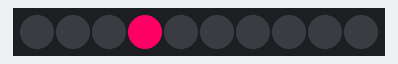
Bench run of a sketch on a simulated ESP32. Parts: 10 RGB LEDs in strip order, left to right.

Above: at 0.1 s.
At 1.1 s:
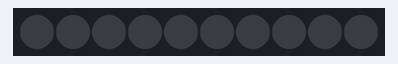

The sketch:

LED_strip_barebone_DIMIA.ino
```cpp
/* LEDstrip Barebone | AIR Lab DIMIA led strip workshop 2024
 *
 * The code serves as an absolut minimum for working with LED strips and the ESP32
 *
 * Syntax for changing color:
 * leds[number of LED] = CRGB(Red value, Green value, Blue value); (Values are 0-255)
 * FastLED.show()
 *
 */

#include <FastLED.h>
#define NUM_LEDS 10
#define DATA_PIN 23

CRGB leds[NUM_LEDS];


void setup()
{
  FastLED.addLeds<NEOPIXEL, DATA_PIN>(leds, NUM_LEDS);
  for (int i = 0; i < NUM_LEDS; i++){
    leds[i] = CRGB(0,0,0); // turn off all LEDs in array
  }
  FastLED.show(); // send data to LED strip
}


void loop()
{
  // turn on LED [3] (the fourth)
  leds[3] = CRGB(255,0,100);
  FastLED.show();
  delay(1000); // wait 1 sec

  // turn off LED [3] (the fourth)
  leds[3] = CRGB(0,0,0);
  FastLED.show();
  delay(1000); // wait 1 sec

}
```

Measured:
- what the display in image 1 shows lasts 1.0 s, from 1.0 s to 2.0 s
